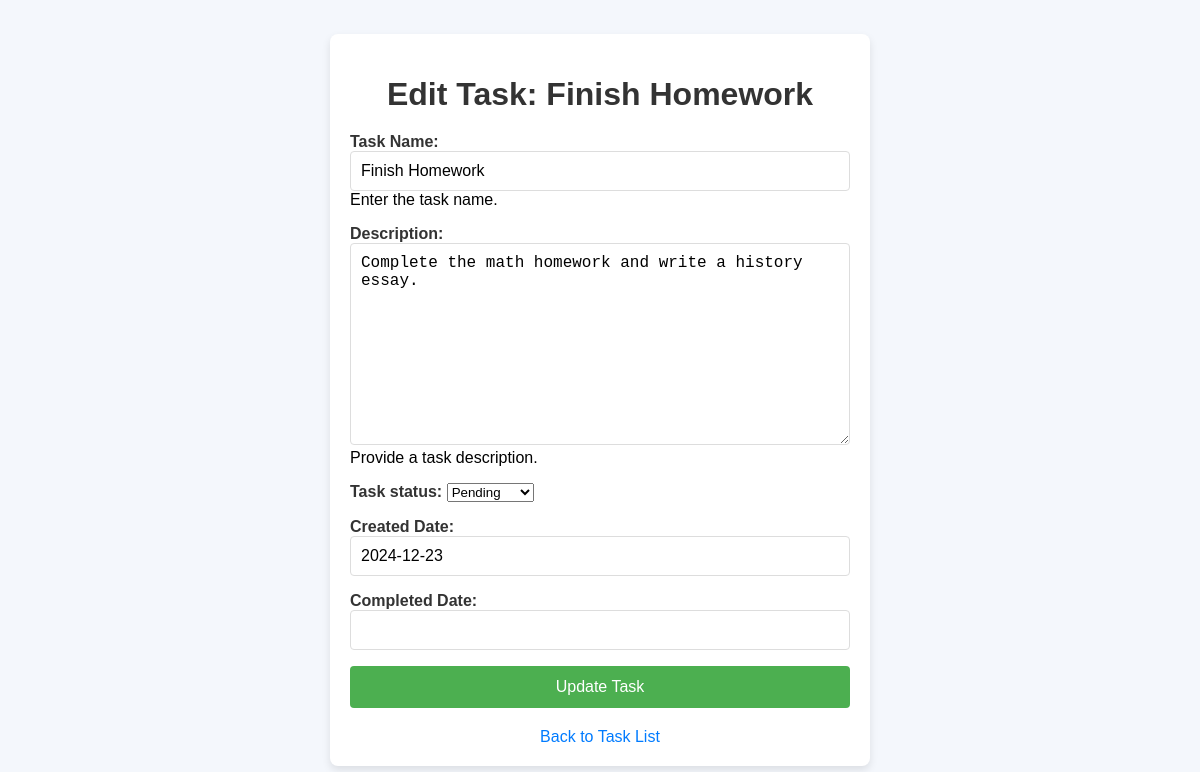
Page /edit/2/ on the committed database.
### task/models.py (models this page shows, shortened)
class Task(models.Model):
    STATUS_PENDING = 'pending'
    STATUS_COMPLETED = 'completed'
    STATUS_CHOICES = [
        (STATUS_PENDING, 'Pending'),
        (STATUS_COMPLETED, 'Completed'),
    ]
    task_name = models.CharField(max_length=50, verbose_name='Task Name', help_text='Enter the task name.')
    task_description = models.TextField(max_length=500, verbose_name='Description', help_text='Provide a task description.')
    task_status = models.CharField(max_length=10, choices=STATUS_CHOICES, default=STATUS_PENDING)
    task_created = models.DateField(default=date.today, verbose_name='Created Date')
    task_completed = models.DateField(null=True, blank=True, verbose_name='Completed Date')
    class Meta:
        verbose_name = "Task"
        verbose_name_plural = "Tasks"
        ordering = ['-task_created']

### task/views.py (the view)
# urls.py: path('edit/<int:task_id>/', views.edit_Task, name='task_edit'),
def edit_Task(request, task_id):
    task = get_object_or_404(Task, pk=task_id)
    if request.method == 'POST':
        form = TaskForm(request.POST, instance=task)
        if form.is_valid():
            form.save()
            messages.success(request, 'Task updated successfully!')
            return redirect('task:task_list')
        else:
            messages.error(request, 'There was an error with the form.')
    else:
        form = TaskForm(instance=task)
    return render(request, 'edit_task.html', {'form': form, 'task': task})

### task/forms.py
class TaskForm(forms.ModelForm):
    class Meta:
        model = Task
        fields = ['task_name', 'task_description', 'task_status', 'task_created', 'task_completed']

### task/templates/edit_task.html (shortened to what this page needs)
<!DOCTYPE html>
<html lang="en">
<head>
</head>
<body>
    <div class="container">
        <h1>Edit Task: {{ task.task_name }}</h1>
        <form method="post">
            {{ form.as_p }}
            <button type="submit">Update Task</button>
        </form>
        <div class="back-link">
            <a href="{% url 'task:task_list' %}">Back to Task List</a>
        </div>
    </div>
</body>
</html>

### task/templates/edit_task.html (style rules this page uses)
body { font-family: Arial, sans-serif; background-color: #f4f7fc; margin: 0; padding: 0; display: flex; justify-content: center; align-items: center; height: 100vh; }
.container { background-color: #ffffff; border-radius: 8px; box-shadow: 0 4px 8px rgba(0, 0, 0, 0.1); padding: 20px; width: 100%; max-width: 500px; }
h1 { text-align: center; color: #333; margin-bottom: 20px; }
label { font-weight: bold; color: #333; }
input[type="text"], input[type="datetime-local"], textarea { width: 100%; padding: 10px; border: 1px solid #ddd; border-radius: 4px; font-size: 16px; box-sizing: border-box; }
button { background-color: #4CAF50; color: white; padding: 12px 20px; border: none; border-radius: 4px; font-size: 16px; cursor: pointer; width: 100%; }
.back-link { display: block; text-align: center; margin-top: 20px; }
.back-link a { color: #007bff; text-decoration: none; font-size: 16px; }

### rows in the picture
Task: task_name "Finish Homework", task_description "Complete the math homework and write a history essay.", task_status "Pending", task_created "2024-12-23"
